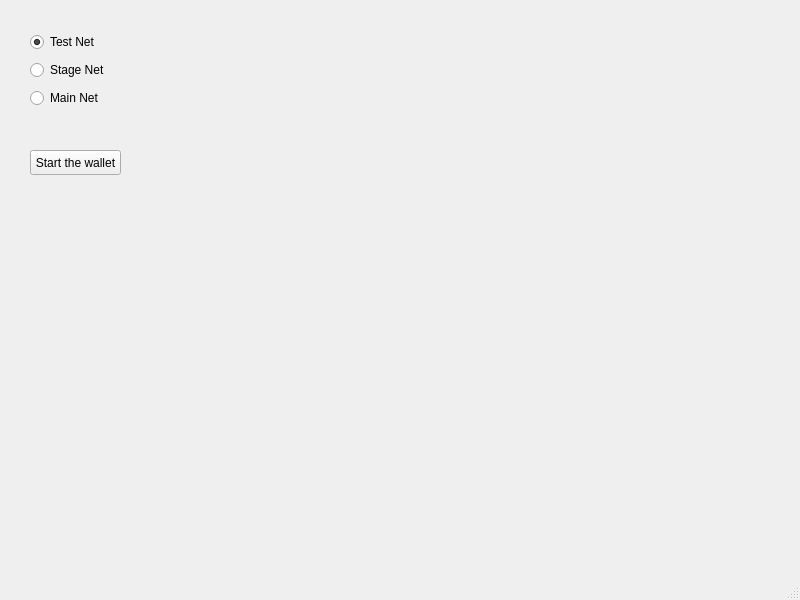
<?xml version="1.0" encoding="UTF-8"?>
<ui version="4.0">
 <class>MainWindow</class>
 <widget class="QMainWindow" name="MainWindow">
  <property name="geometry">
   <rect>
    <x>0</x>
    <y>0</y>
    <width>800</width>
    <height>600</height>
   </rect>
  </property>
  <property name="windowTitle">
   <string>MainWindow</string>
  </property>
  <widget class="QWidget" name="centralwidget">
   <widget class="QWidget" name="layoutWidget">
    <property name="geometry">
     <rect>
      <x>30</x>
      <y>30</y>
      <width>84</width>
      <height>83</height>
     </rect>
    </property>
    <layout class="QVBoxLayout" name="verticalLayout">
     <item>
      <widget class="QRadioButton" name="radioTestNet">
       <property name="text">
        <string>Test Net</string>
       </property>
       <property name="checked">
        <bool>true</bool>
       </property>
       <attribute name="buttonGroup">
        <string notr="true">buttonGroup</string>
       </attribute>
      </widget>
     </item>
     <item>
      <widget class="QRadioButton" name="radioStageNet">
       <property name="text">
        <string>Stage Net</string>
       </property>
       <attribute name="buttonGroup">
        <string notr="true">buttonGroup</string>
       </attribute>
      </widget>
     </item>
     <item>
      <widget class="QRadioButton" name="radioMainNet">
       <property name="text">
        <string>Main Net</string>
       </property>
       <attribute name="buttonGroup">
        <string notr="true">buttonGroup</string>
       </attribute>
      </widget>
     </item>
    </layout>
   </widget>
   <widget class="QPushButton" name="pushButton">
    <property name="geometry">
     <rect>
      <x>30</x>
      <y>150</y>
      <width>91</width>
      <height>25</height>
     </rect>
    </property>
    <property name="text">
     <string>Start the wallet</string>
    </property>
   </widget>
  </widget>
  <widget class="QMenuBar" name="menubar">
   <property name="geometry">
    <rect>
     <x>0</x>
     <y>0</y>
     <width>800</width>
     <height>22</height>
    </rect>
   </property>
  </widget>
  <widget class="QStatusBar" name="statusbar"/>
 </widget>
 <resources/>
 <connections>
  <connection>
   <sender>pushButton</sender>
   <signal>clicked()</signal>
   <receiver>MainWindow</receiver>
   <slot>init_wallet()</slot>
   <hints>
    <hint type="sourcelabel">
     <x>92</x>
     <y>188</y>
    </hint>
    <hint type="destinationlabel">
     <x>420</x>
     <y>227</y>
    </hint>
   </hints>
  </connection>
 </connections>
 <slots>
  <slot>init_wallet()</slot>
 </slots>
 <buttongroups>
  <buttongroup name="buttonGroup"/>
 </buttongroups>
</ui>
